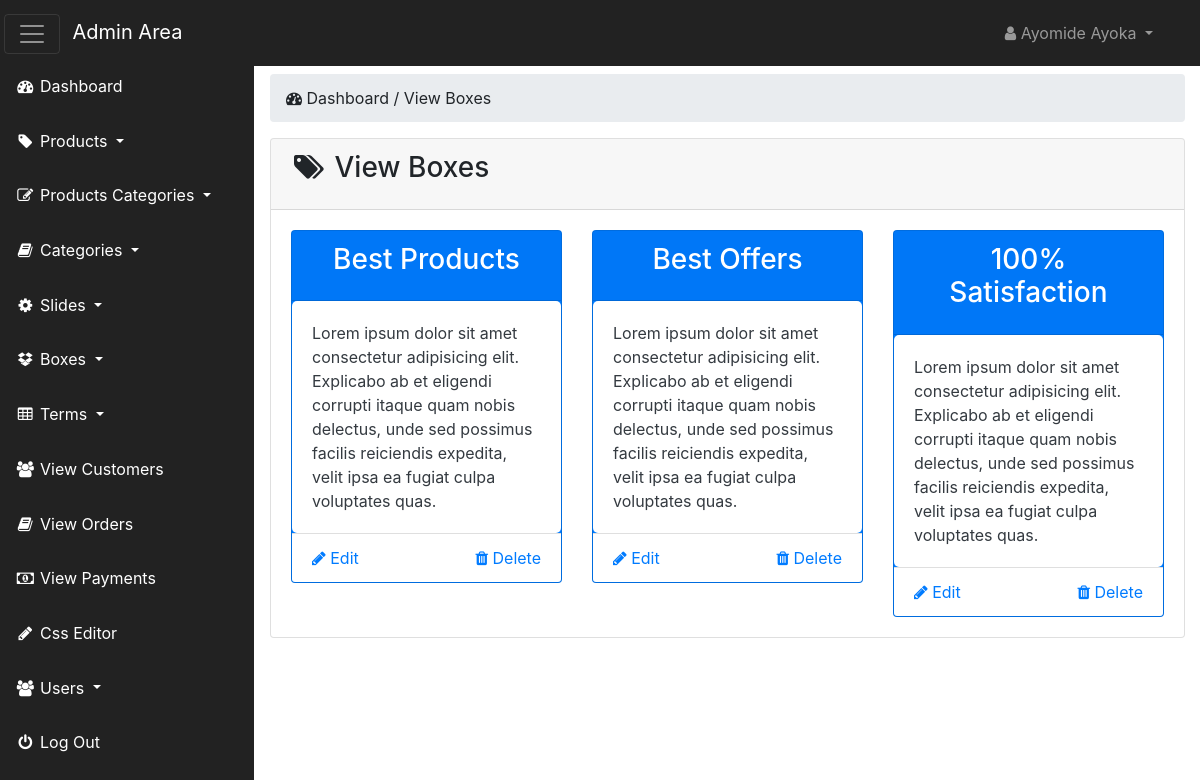
Screenshot of /admin_area/index.php?view_boxes (signed in) with the database file from the repository.
### tables this page shows
CREATE TABLE `boxes_section` (
  `box_id` int(100) NOT NULL,
  `box_title` text NOT NULL,
  `box_desc` text NOT NULL
);

### admin_area/view_boxes.php (the view)
<?php
   if(!isset($_SESSION['admin_email'])) {
    echo "<script> window.open('login.php','_self') </script>";
   }
   else{
?>
<div class="row">
    <div class="col-lg-12 mt-4">
        <ol class="breadcrumb">
            <li class="active">
                <i class="fa fa-dashboard"></i> Dashboard / View Boxes
            </li>
        </ol>
    </div>
</div>
<div class="row">
    <div class="col-lg-12">
        <div class="card">
            <div class="card-header">
                <h3 class="card-title">
                    <i class="fa fa-tags fa-fw"></i> View Boxes
                </h3>
            </div>
            <div class="card-body">
              <div class="row">
                <?php
                  $get_boxes = "select * from boxes_section";
                  $run_boxes = mysqli_query($con,$get_boxes);
                  while($row_boxes_section = mysqli_fetch_array($run_boxes)) {
                    $box_id = $row_boxes_section['box_id'];
                    $box_title = $row_boxes_section['box_title'];
                    $box_desc = $row_boxes_section['box_desc'];
                ?>
                    <div class="col-md-4 col-lg-4">
                        <div class="card text-white bg-primary">
                            <div class="card-header">
                                <h3 class="card-title text-center">
                                   <?php echo $box_title; ?>
                                </h3>
                            </div>
                            <div class="card-body bg-white text-dark">
                                <?php echo $box_desc; ?>
                            </div>
                            <div class="card-footer bg-white text-primary">
                                <center>
                                <a href="index.php?delete_box=<?php echo $box_id; ?>" class="pull-right">
                                    <i class="fa fa-trash"></i> Delete
                                </a>
                                <a href="index.php?edit_box=<?php echo $box_id; ?>" class="pull-left">
                                    <i class="fa fa-pencil"></i> Edit
                                </a>
                                </center>
                            </div>
                        </div>
                    </div>
                   <?php  } ?>
              </div>
            </div>
        </div>
    </div>
</div>
<?php } ?>

### admin_area/includes/sidebar.php (shortened to what this page needs)
<?php
   if(!isset($_SESSION['admin_email'])) {
    echo "<script> window.open('login.php','_self') </script>";
   }
   else{
?>
<nav class="navbar navbar-inverse fixed-top navbar-dark bg-dark" id="first-nav">
    <div class="navbar-header">
        <button class="navbar-toggler mr-2" id="basttoggle" type="button" data-toggle="collapse" data-target=".navbar-ex1-collapse">
            <span class="navbar-toggler-icon"></span>
        </button>
        <a href="index.php?dashboard" class="navbar-brand">Admin Area</a>
    </div>
    <ul class="nav navbar-right top-nav">
        <li class="nav-item dropdown">
            <a class="nav-link dropdown-toggle" href="#" data-toggle="dropdown">
               <i class="fa fa-user"></i> <?php echo $admin_name; ?>
            </a>
        </li>
    </ul>
    <div class=" navbar-collapse navbar-ex1-collapse">
        <ul class="nav side-nav" id="side-nav">
            <li>
                <a class="nav-link" href="index.php?dashboard">
                  <i class="fa fa-fw fa-dashboard"></i> Dashboard
                </a>
            </li>
            <li class="nav-item dropdown">
                <a class="nav-link dropdown-toggle" href="#" data-toggle="dropdown" data-target="#products">
                  <i class="fa fa-fw fa-tag"></i> Products
                </a>
            </li>
            <li class="nav-item dropdown">
                <a class="nav-link dropdown-toggle" href="#" data-toggle="dropdown" data-target="#products">
                  <i class="fa fa-fw fa-edit"></i> Products Categories
                </a>
            </li>
            <li class="nav-item dropdown">
                <a class="nav-link dropdown-toggle" href="#" data-toggle="dropdown" data-target="#products">
                  <i class="fa fa-fw fa-book"></i> Categories
                </a>
            </li>
            <li class="nav-item dropdown">
                <a class="nav-link dropdown-toggle" href="#" data-toggle="dropdown" data-target="#products">
                  <i class="fa fa-fw fa-gear"></i> Slides
                </a>
            </li>
            <li class="nav-item dropdown">
                <a class="nav-link dropdown-toggle" href="#" data-toggle="dropdown" data-target="#products">
                  <i class="fa fa-fw fa-dropbox"></i> Boxes
                </a>
            </li>
            <li class="nav-item dropdown">
                <a class="nav-link dropdown-toggle" href="#" data-toggle="dropdown" data-target="#products">
                  <i class="fa fa-fw fa-table"></i> Terms
                </a>
            </li>
            <li>
                <a  class="nav-link" href="index.php?view_customers">
                  <i class="fa fa-fw fa-users"></i> View Customers
                </a>
            </li>
            <li>
                <a  class="nav-link" href="index.php?view_orders">
                  <i class="fa fa-fw fa-book"></i> View Orders
                </a>
            </li>
            <li>
                <a  class="nav-link" href="index.php?view_payments">
                  <i class="fa fa-fw fa-money"></i> View Payments
                </a>
            </li>
            <li>
                <a  class="nav-link" href="index.php?edit_css">
                  <i class="fa fa-fw fa-pencil"></i> Css Editor
                </a>
            </li>
            <li class="nav-item dropdown">
                <a class="nav-link dropdown-toggle" href="#" data-toggle="dropdown" data-target="#products">
                  <i class="fa fa-fw fa-users"></i> Users
                </a>
            </li>
            <li>
                <a class="nav-link" href="logout.php">
                  <i class="fa fa-fw fa-power-off"></i> Log Out
                </a>
            </li>
        </ul>
    </div>
</nav>
<?php } ?>

### admin_area/css/style.css (style rules this page uses)
* { margin: 0; padding: 0; }
body { margin-top: 100px; }
@media (min-width:768px) { body { margin-top: 50px; } }
#first-nav { background-color: #222222 !important; }
#first-nav #basttoggle { margin-left: -12px; }
#first-nav .top-nav { margin:0 15px; }
.top-nav>li>a { color:#999999; line-height: 20px; padding-top: 15px; padding-bottom: 15px; }
#side-nav { margin: -17px !important; }
.side-nav>li { padding: 0; margin: 0; }
.side-nav>li>a { color: #ffffff; }
@media (min-width:768px) { .side-nav { position: fixed; top: 83px; bottom: 0; width: 255px; overflow-x: hidden; overflow-y: auto; background-color: #222222; padding-bottom: 40px; border-radius: 0; } }
@media (min-width:768px) { .side-nav>li>a { width: 255px; } }
.card-body { border-radius: 5px; }

### rows the page displays
boxes_section: box_title "Best Products", box_desc "Lorem ipsum dolor sit amet consectetur adipisicing elit. Explicabo ab et eligendi corrupti itaque quam nobis delectus, unde sed possimus facilis reiciendis expedita, velit ipsa ea fugiat culpa voluptates quas."
boxes_section: box_title "Best Offers", box_desc "Lorem ipsum dolor sit amet consectetur adipisicing elit. Explicabo ab et eligendi corrupti itaque quam nobis delectus, unde sed possimus facilis reiciendis expedita, velit ipsa ea fugiat culpa voluptates quas."
boxes_section: box_title "100% Satisfaction", box_desc "Lorem ipsum dolor sit amet consectetur adipisicing elit. Explicabo ab et eligendi corrupti itaque quam nobis delectus, unde sed possimus facilis reiciendis expedita, velit ipsa ea fugiat culpa voluptates quas."

### other values shown
$admin_name "Ayomide Ayoka"
